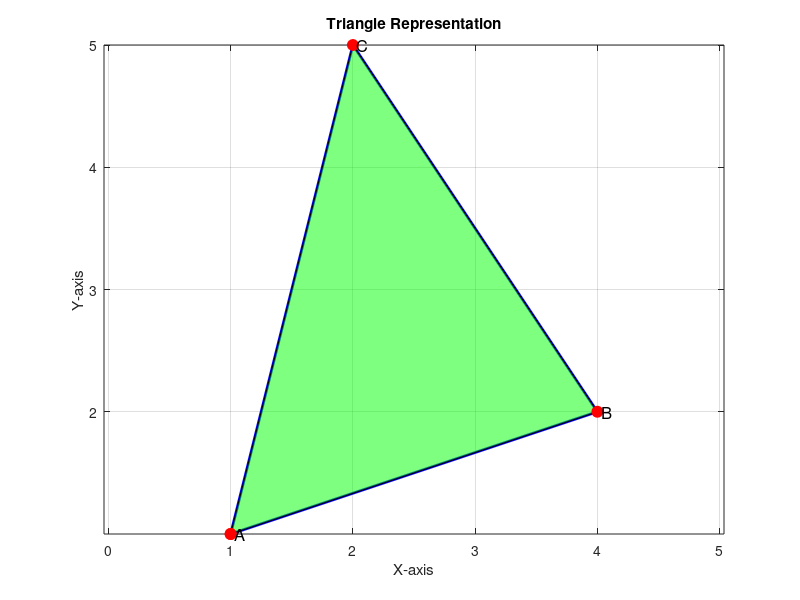

MATLAB code to generate this figure:
clc; clear; close all;

% Define triangle vertices
X = [1, 4, 2, 1];  % X-coordinates (closed loop)
Y = [1, 2, 5, 1];  % Y-coordinates

% Plot triangle
figure;
plot(X, Y, 'b-', 'LineWidth', 2); hold on;
fill(X, Y, 'g', 'FaceAlpha', 0.5);  % Fill with transparency

% Plot vertices
plot(X, Y, 'ro', 'MarkerSize', 8, 'MarkerFaceColor', 'r');

% Label vertices
text(X(1), Y(1), ' A', 'FontSize', 12);
text(X(2), Y(2), ' B', 'FontSize', 12);
text(X(3), Y(3), ' C', 'FontSize', 12);

% Formatting
xlabel('X-axis');
ylabel('Y-axis');
title('Triangle Representation');
axis equal; grid on;
